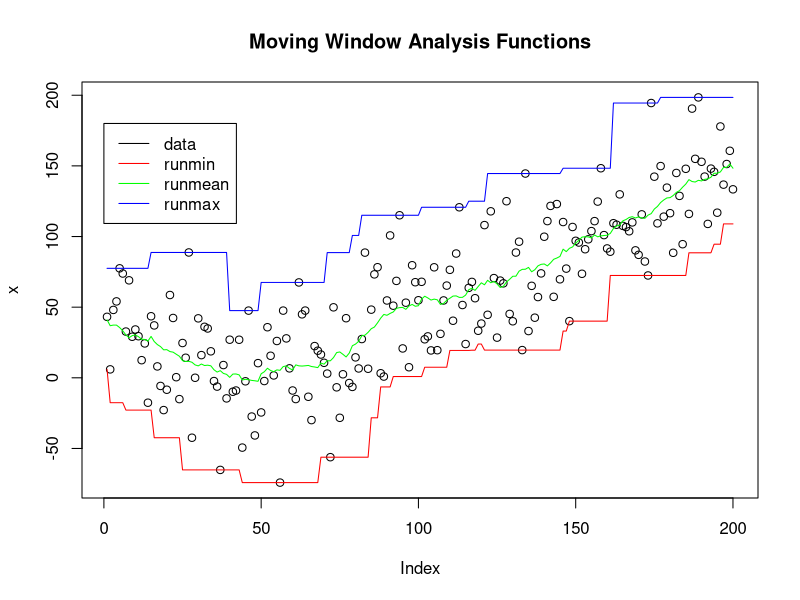

Reproduce this figure in R.
library(caTools)


### Name: runmin & runmax
### Title: Minimum and Maximum of Moving Windows
### Aliases: runmin runmax
### Keywords: ts smooth array utilities

### ** Examples

  # show plot using runmin, runmax and runmed
  k=25; n=200;
  x = rnorm(n,sd=30) + abs(seq(n)-n/4)
  col = c("black", "red", "green", "blue", "magenta", "cyan")
  plot(x, col=col[1], main = "Moving Window Analysis Functions")
  lines(runmin(x,k), col=col[2])
  lines(runmean(x,k), col=col[3])
  lines(runmax(x,k), col=col[4])
  legend(0,.9*n, c("data", "runmin", "runmean", "runmax"), col=col, lty=1 )

  # basic tests against standard R approach
  a = runmin(x,k, endrule="trim") # test only the inner part 
  b = apply(embed(x,k), 1, min)   # Standard R running min
  stopifnot(all(a==b));
  a = runmax(x,k, endrule="trim") # test only the inner part
  b = apply(embed(x,k), 1, max)   # Standard R running min
  stopifnot(all(a==b));
  
  # test against loop approach
  k=25; 
  data(iris)
  x = iris[,1]
  n = length(x)
  x[seq(1,n,11)] = NaN;                # add NANs
  k2 = k
  k1 = k-k2-1
  a1 = runmin(x, k)
  a2 = runmax(x, k)
  b1 = array(0,n)
  b2 = array(0,n)
  for(j in 1:n) {
    lo = max(1, j-k1)
    hi = min(n, j+k2)
    b1[j] = min(x[lo:hi], na.rm = TRUE)
    b2[j] = max(x[lo:hi], na.rm = TRUE)
  }
  # this test works fine at the R prompt but fails during package check - need to investigate
  ## Not run: 
##D  
##D   stopifnot(all(a1==b1, na.rm=TRUE));
##D   stopifnot(all(a2==b2, na.rm=TRUE));
##D   
## End(Not run)
  
  # Test if moving windows forward and backward gives the same results
  # Two data sets also corespond to best and worst-case scenatio data-sets
  k=51; n=200;
  a = runmin(n:1, k) 
  b = runmin(1:n, k)
  stopifnot(all(a[n:1]==b, na.rm=TRUE));
  a = runmax(n:1, k)
  b = runmax(1:n, k)
  stopifnot(all(a[n:1]==b, na.rm=TRUE));

  # test vector vs. matrix inputs, especially for the edge handling
  nRow=200; k=25; nCol=10
  x = rnorm(nRow,sd=30) + abs(seq(nRow)-n/4)
  x[seq(1,nRow,10)] = NaN;              # add NANs
  X = matrix(rep(x, nCol ), nRow, nCol) # replicate x in columns of X
  a = runmax(x, k)
  b = runmax(X, k)
  stopifnot(all(a==b[,1], na.rm=TRUE));        # vector vs. 2D array
  stopifnot(all(b[,1]==b[,nCol], na.rm=TRUE)); # compare rows within 2D array
  a = runmin(x, k)
  b = runmin(X, k)
  stopifnot(all(a==b[,1], na.rm=TRUE));        # vector vs. 2D array
  stopifnot(all(b[,1]==b[,nCol], na.rm=TRUE)); # compare rows within 2D array

  # Compare C and R algorithms to each other for extreme window sizes
  numeric.test = function (x, k) {
    a = runmin( x, k, alg="C")
    b = runmin( x, k, alg="R")
    c =-runmax(-x, k, alg="C")
    d =-runmax(-x, k, alg="R")
    stopifnot(all(a==b, na.rm=TRUE));
    #stopifnot(all(c==d, na.rm=TRUE)); 
    #stopifnot(all(a==c, na.rm=TRUE));
    stopifnot(all(b==d, na.rm=TRUE));
  }
  n=200;                               # n is an even number
  x = rnorm(n,sd=30) + abs(seq(n)-n/4) # random data
  for(i in 1:5) numeric.test(x, i)     # test for small window size
  for(i in 1:5) numeric.test(x, n-i+1) # test for large window size
  n=201;                               # n is an odd number
  x = rnorm(n,sd=30) + abs(seq(n)-n/4) # random data
  for(i in 1:5) numeric.test(x, i)     # test for small window size
  for(i in 1:5) numeric.test(x, n-i+1) # test for large window size
  n=200;                               # n is an even number
  x = rnorm(n,sd=30) + abs(seq(n)-n/4) # random data
  x[seq(1,200,10)] = NaN;              # with some NaNs
  for(i in 1:5) numeric.test(x, i)     # test for small window size
  for(i in 1:5) numeric.test(x, n-i+1) # test for large window size
  n=201;                               # n is an odd number
  x = rnorm(n,sd=30) + abs(seq(n)-n/4) # random data
  x[seq(1,200,2)] = NaN;               # with some NaNs
  for(i in 1:5) numeric.test(x, i)     # test for small window size
  for(i in 1:5) numeric.test(x, n-i+1) # test for large window size

  # speed comparison
  ## Not run: 
##D   n = 1e7;  k=991; 
##D   x1 = runif(n);                       # random data - average case scenario
##D   x2 = 1:n;                            #  best-case scenario data for runmax
##D   x3 = n:1;                            # worst-case scenario data for runmax
##D   system.time( runmax( x1,k,alg="C"))  # C alg on average data O(n)
##D   system.time( runmax( x2,k,alg="C"))  # C alg on  best-case data O(n)
##D   system.time( runmax( x3,k,alg="C"))  # C alg on worst-case data O(n*k)
##D   system.time(-runmin(-x1,k,alg="C"))  # use runmin to do runmax work
##D   system.time( runmax( x1,k,alg="R"))  # R version of the function
##D   x=runif(1e5); k=1e2;                 # reduce vector and window sizes
##D   system.time(runmax(x,k,alg="R"))     # R version of the function
##D   system.time(apply(embed(x,k), 1, max)) # standard R approach 
##D   
## End(Not run)
